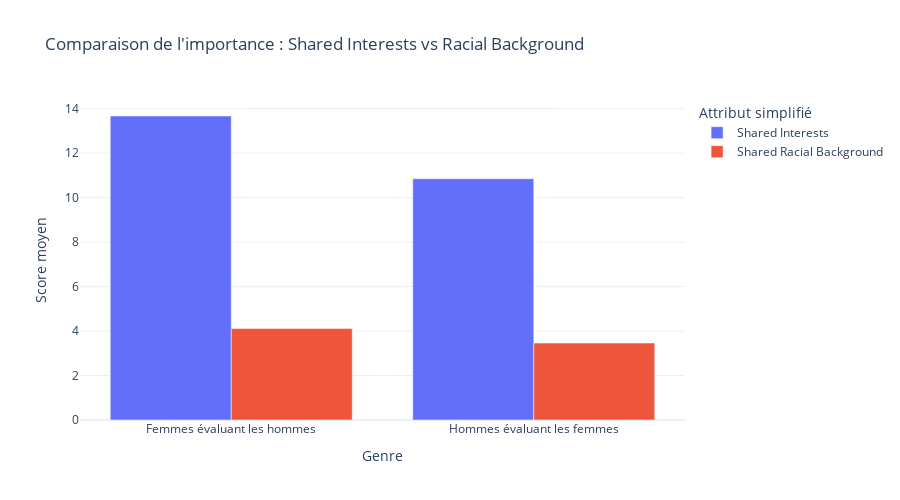

Source (notebook cell):
### Code cell
import plotly.express as px

# Regrouper les attributs "shar" sous "Shared Interests", le reste est "Racial Background"
visual_df = comparison_df.copy()
visual_df["Attribut simplifié"] = visual_df["Attribut"].apply(
    lambda x: "Shared Interests" if "shar" in x else "Shared Racial Background"
)

# Calcul de la moyenne globale par genre
summary_df = visual_df.groupby(["Genre", "Attribut simplifié"]).agg({"Moyenne": "mean"}).reset_index()

# Création du graphique
fig = px.bar(
    summary_df,
    x="Genre",
    y="Moyenne",
    color="Attribut simplifié",
    barmode="group",
    title="Comparaison de l'importance : Shared Interests vs Racial Background",
    labels={"Moyenne": "Score moyen"},
    height=500
)
fig.update_layout(template="plotly_white")
fig.show()

### Figure 1 — Plotly figure (JSON) as saved in the notebook; plotly's stock layout.template omitted (floating-point values rounded to 4 significant figures)
{"data": [{"alignmentgroup": "True", "hovertemplate": "Attribut simplifié=Shared Interests<br>Genre=%{x}<br>Score moyen=%{y}<extra></extra>", "legendgroup": "Shared Interests", "marker": {"color": "#636efa", "pattern": {"shape": ""}}, "name": "Shared Interests", "offsetgroup": "Shared Interests", "orientation": "v", "showlegend": true, "textposition": "auto", "type": "bar", "x": ["Femmes évaluant les hommes", "Hommes évaluant les femmes"], "xaxis": "x", "y": [13.67, 10.85], "yaxis": "y"}, {"alignmentgroup": "True", "hovertemplate": "Attribut simplifié=Shared Racial Background<br>Genre=%{x}<br>Score moyen=%{y}<extra></extra>", "legendgroup": "Shared Racial Background", "marker": {"color": "#EF553B", "pattern": {"shape": ""}}, "name": "Shared Racial Background", "offsetgroup": "Shared Racial Background", "orientation": "v", "showlegend": true, "textposition": "auto", "type": "bar", "x": ["Femmes évaluant les hommes", "Hommes évaluant les femmes"], "xaxis": "x", "y": [4.11, 3.46], "yaxis": "y"}], "layout": {"barmode": "group", "height": 500, "legend": {"title": {"text": "Attribut simplifié"}, "tracegroupgap": 0}, "title": {"text": "Comparaison de l'importance : Shared Interests vs Racial Background"}, "xaxis": {"anchor": "y", "domain": [0, 1], "title": {"text": "Genre"}}, "yaxis": {"anchor": "x", "domain": [0, 1], "title": {"text": "Score moyen"}}}}
